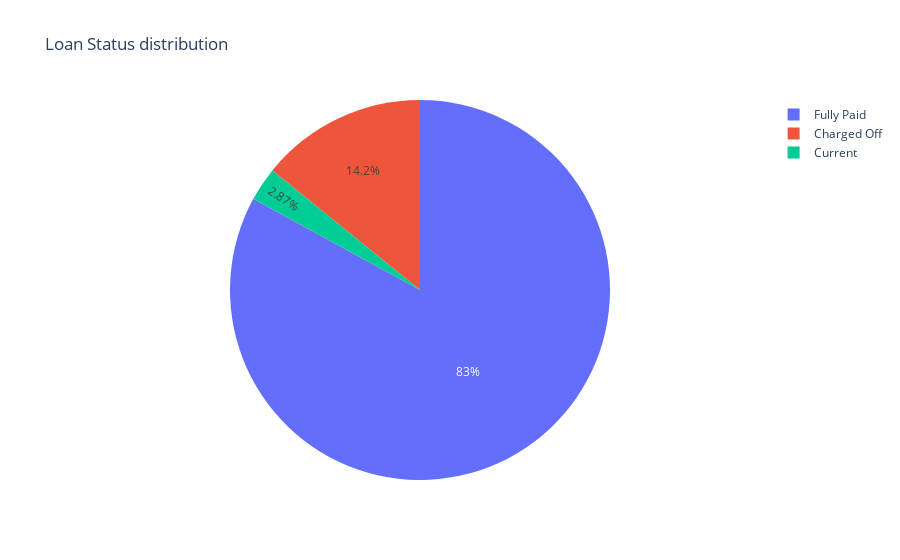

Here is the notebook cell this chart was saved with:
### Markdown cell above
# 3.Profile the data and note Important Observation

### Code cell
configure_plotly_browser_state()
source = df['loan_status'].value_counts()
fig = go.Figure(data=[go.Pie(labels=source.index,values=source.values)])
fig.update_layout(title='Loan Status distribution')
fig.show()

### Figure 1 — Plotly figure (JSON) as saved in the notebook; plotly's stock layout.template omitted (floating-point values rounded to 4 significant figures)
{"data": [{"values": [32950, 5627, 1140], "labels": ["Fully Paid", "Charged Off", "Current"], "type": "pie"}], "layout": {"title": {"text": "Loan Status distribution"}}}
